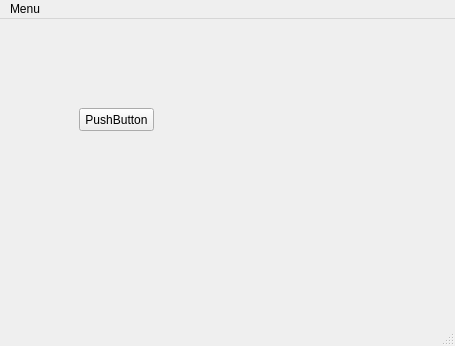
<?xml version="1.0" encoding="UTF-8"?>
<ui version="4.0">
 <class>MainWindow</class>
 <widget class="QMainWindow" name="MainWindow">
  <property name="geometry">
   <rect>
    <x>0</x>
    <y>0</y>
    <width>455</width>
    <height>346</height>
   </rect>
  </property>
  <property name="windowTitle">
   <string>MainWindow</string>
  </property>
  <widget class="QWidget" name="centralwidget">
   <layout class="QVBoxLayout" name="verticalLayout">
    <item>
     <widget class="QStackedWidget" name="stackedWidget">
      <property name="currentIndex">
       <number>0</number>
      </property>
      <widget class="QWidget" name="page">
       <widget class="QPushButton" name="pushButton">
        <property name="geometry">
         <rect>
          <x>70</x>
          <y>80</y>
          <width>75</width>
          <height>23</height>
         </rect>
        </property>
        <property name="text">
         <string>PushButton</string>
        </property>
       </widget>
      </widget>
      <widget class="QWidget" name="page_2">
       <widget class="QLineEdit" name="lineEdit">
        <property name="geometry">
         <rect>
          <x>110</x>
          <y>80</y>
          <width>113</width>
          <height>20</height>
         </rect>
        </property>
       </widget>
      </widget>
     </widget>
    </item>
   </layout>
  </widget>
  <widget class="QMenuBar" name="menubar">
   <property name="geometry">
    <rect>
     <x>0</x>
     <y>0</y>
     <width>455</width>
     <height>21</height>
    </rect>
   </property>
   <widget class="QMenu" name="menuMenu">
    <property name="title">
     <string>Menu</string>
    </property>
    <addaction name="actionTest1"/>
    <addaction name="actionView1"/>
    <addaction name="actionView2"/>
   </widget>
   <addaction name="menuMenu"/>
  </widget>
  <widget class="QStatusBar" name="statusbar"/>
  <action name="actionTest1">
   <property name="text">
    <string>test1</string>
   </property>
  </action>
  <action name="actionView1">
   <property name="text">
    <string>view1</string>
   </property>
  </action>
  <action name="actionView2">
   <property name="text">
    <string>view2</string>
   </property>
  </action>
 </widget>
 <resources/>
 <connections/>
</ui>
